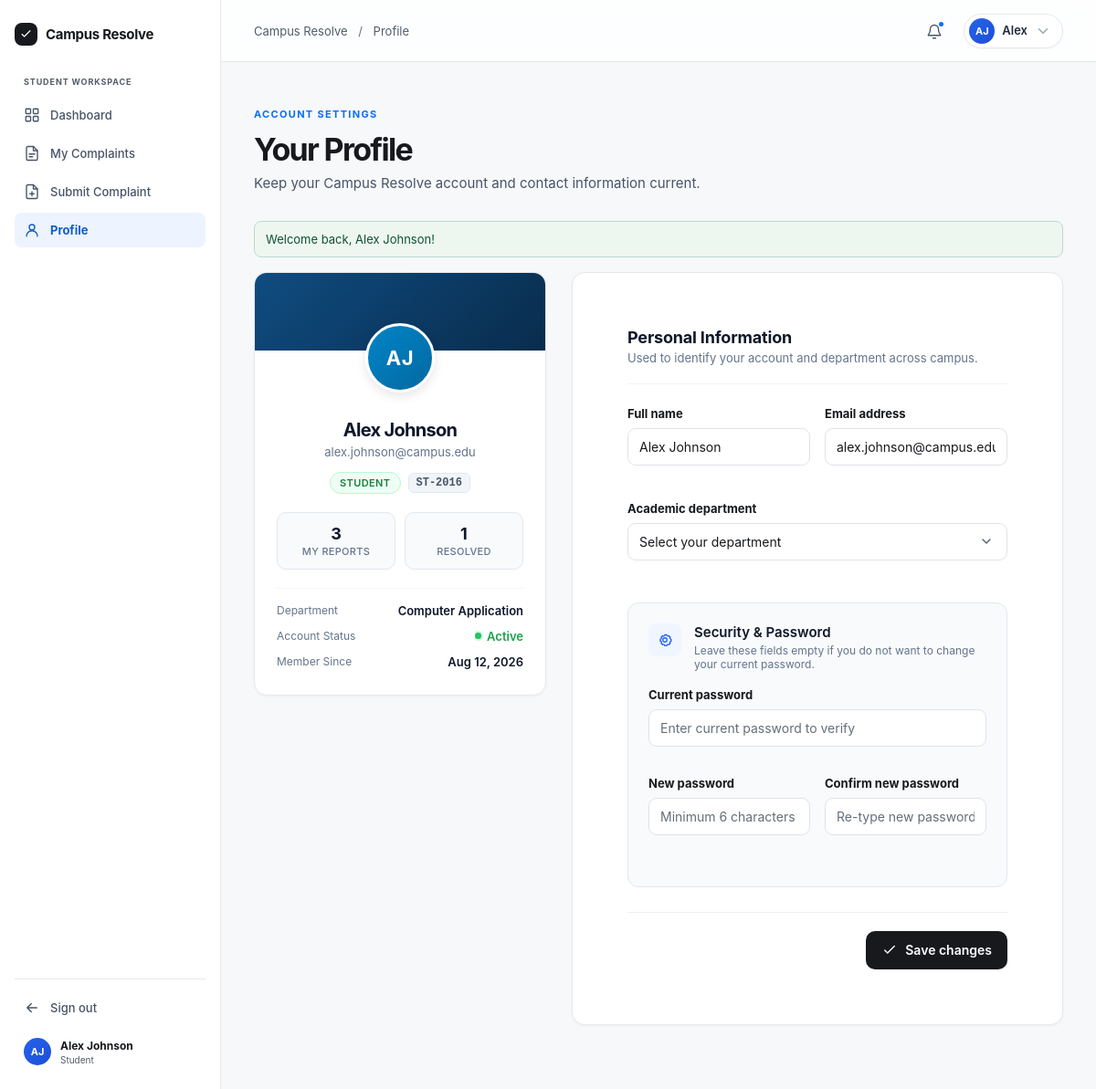
/student/profile.php (signed in), run on an earlier commit of the app's database.
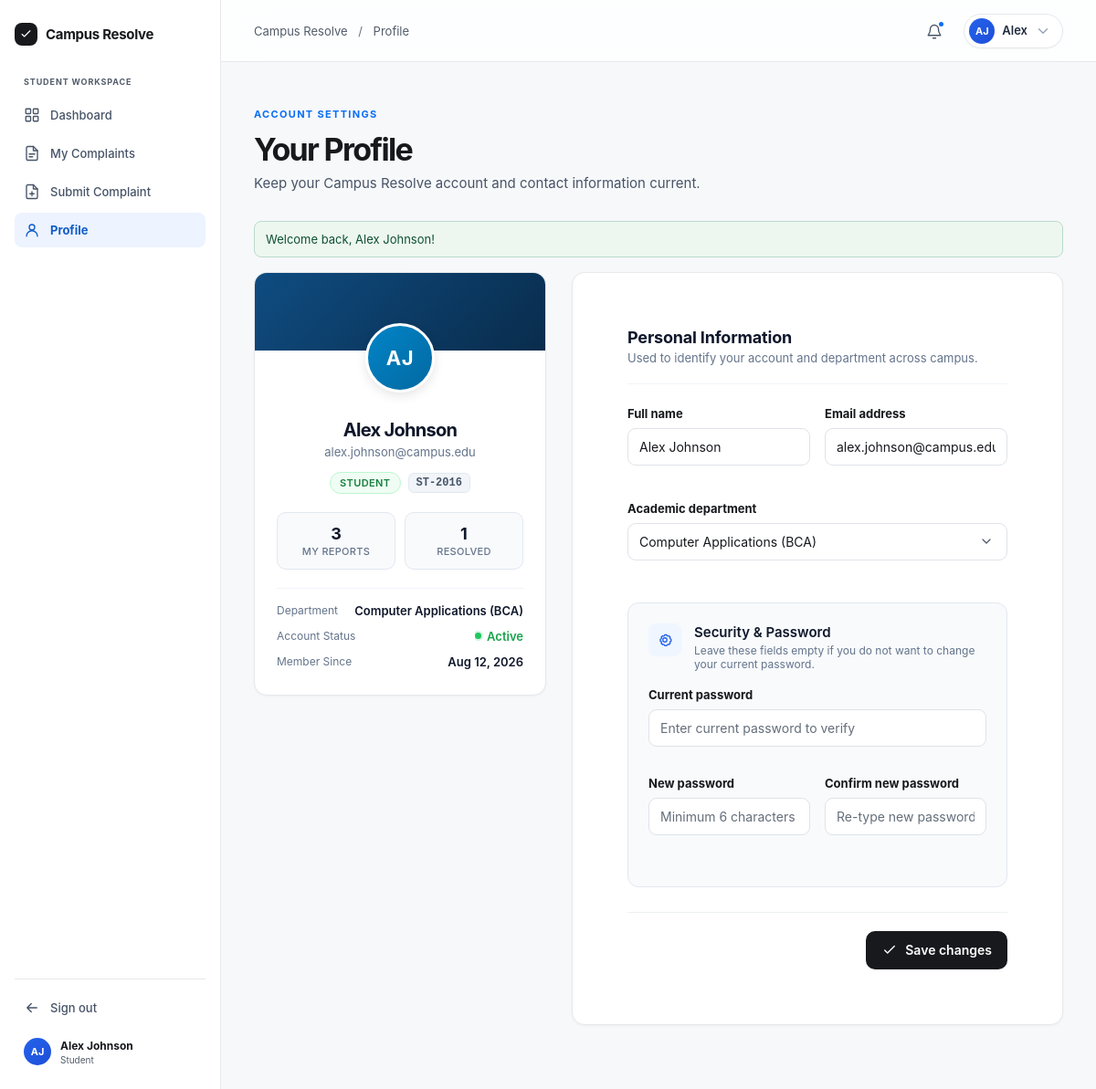
And on a later commit of the database.
### tables this page shows
CREATE TABLE `users` (
  `id` INT AUTO_INCREMENT PRIMARY KEY,
  `user_code` VARCHAR(20) NOT NULL UNIQUE,
  `name` VARCHAR(100) NOT NULL,
  `email` VARCHAR(120) NOT NULL UNIQUE,
  `password` VARCHAR(255) NOT NULL,
  `role` ENUM('student', 'admin') NOT NULL DEFAULT 'student',
  `department` VARCHAR(100) DEFAULT NULL,
  `status` ENUM('active', 'inactive') NOT NULL DEFAULT 'active',
  `created_at` DATETIME NOT NULL DEFAULT CURRENT_TIMESTAMP
);

### includes/auth_check_student.php (called while the page is built, shortened)
<?php
require_once __DIR__ . '/auth.php';
$base = $base ?? '../';

### includes/auth.php (called while the page is built, shortened)
<?php
function current_user(): ?array {
    return $_SESSION['user'] ?? null;
}
function user_initials(?string $name): string {
    $parts = preg_split('/\s+/', trim($name));
    $initials = '';
    foreach ($parts as $p) {
        if ($p !== '') {
            $initials .= mb_strtoupper(mb_substr($p, 0, 1));
        }
        if (mb_strlen($initials) >= 2) break;
    }
    return $initials ?: 'CR';
}

### includes/helpers.php (called while the page is built, shortened)
<?php
function e(?string $str): string {
    return htmlspecialchars((string)$str, ENT_QUOTES, 'UTF-8');
}
function format_date(?string $datetime, bool $includeYear = false): string {
    $timestamp = strtotime($datetime);
    return date($includeYear ? 'M j, Y' : 'M j', $timestamp);
}
function get_departments(): array {
    return [
        'Computer Science & Engineering (CSE)',
        'Information Technology (IT)',
        'Computer Applications (BCA)',
        'Electronics & Communication Engineering (ECE)',
        'Electrical Engineering (EE)',
        'Mechanical Engineering (ME)',
        'Civil Engineering',
        'Electronics & Instrumentation Engineering (EIE)',
        'Food Technology',
        'Business Management',
        'Media Science',
        'Hospitality Management',
    ];
}

### student/profile.php (the view, shortened to what the changed rows need)
<?php
$base = '../';
require_once __DIR__ . '/../config/db_connect.php';
require_once __DIR__ . '/../includes/auth.php';
require_once __DIR__ . '/../includes/helpers.php';
require_once __DIR__ . '/../includes/auth_check_student.php';
$user = current_user();
$userId = (int)($user['id'] ?? 0);
$stmt = $pdo->prepare("SELECT * FROM `users` WHERE `id` = ?");
$stmt->execute([$userId]);
$userData = $stmt->fetch() ?: $user;
$departments = get_departments();
$formName = $_SERVER['REQUEST_METHOD'] === 'POST' ? ($name ?? $userData['name']) : $userData['name'];
$formEmail = $_SERVER['REQUEST_METHOD'] === 'POST' ? ($email ?? $userData['email']) : $userData['email'];
$formDept = $_SERVER['REQUEST_METHOD'] === 'POST' ? ($department ?? ($userData['department'] ?? '')) : ($userData['department'] ?? '');
?>
<!doctype html>
<html lang="en">
  <head>
    <link rel="stylesheet" href="<?= $base ?>assets/css/styles.css?v=<?= time() ?>" />
  </head>
  <body>
    <div class="app-shell">
      <?php require __DIR__ . '/../includes/student-sidebar.php'; ?>
      <div class="app-body">
        <?php require __DIR__ . '/../includes/header.php'; ?>
        <main id="main-content" class="app-main">
          <section class="page-head">
            <h1>Your Profile</h1>
          </section>
          <section class="profile-layout">
            <aside class="panel profile-card">
              <div class="profile-card-body">
                <div class="profile-avatar-wrap">
                  <span class="avatar profile-avatar student"><?= e($initials) ?></span>
                </div>
                <h2 class="profile-name"><?= e($userData['name']) ?></h2>
                <p class="profile-email"><?= e($userData['email']) ?></p>
                <div class="profile-badges">
                  <span class="role-chip student">Student</span>
                  <span class="id-badge"><?= e($userData['user_code']) ?></span>
                </div>
                <div class="profile-stats-grid">
                  <div class="profile-stat-box">
                  </div>
                  <div class="profile-stat-box">
                  </div>
                </div>
                <div class="profile-meta-list">
                  <div class="profile-meta-item">
                    <span class="meta-label">Department</span>
                    <span class="meta-value"><?= e($userData['department'] ?: 'Not assigned') ?></span>
                  </div>
                  <div class="profile-meta-item">
                  </div>
                  <div class="profile-meta-item">
                    <span class="meta-label">Member Since</span>
                    <span class="meta-value"><?= e(format_date($userData['created_at'], true)) ?></span>
                  </div>
                </div>
              </div>
            </aside>
            <div class="panel profile-form-panel">
              <form class="profile-form" method="post" data-validate novalidate>
                <div class="form-section-head">
                  <div>
                    <h2>Personal Information</h2>
                  </div>
                </div>
                <div class="profile-grid">
                  <label class="field">
                    <span>Full name</span>
                    <input
                      name="name"
                      value="<?= e($formName) ?>"
                      required
                      minlength="3"
                      maxlength="100"
                      placeholder="e.g. Alex Johnson"
                    />
                  </label>
                  <label class="field">
                    <span>Email address</span>
                    <input
                      name="email"
                      type="email"
                      value="<?= e($formEmail) ?>"
                      required
                      maxlength="120"
                      placeholder="e.g. alex.johnson@campus.edu"
                    />
                  </label>
                  <label class="field full">
                    <span>Academic department</span>
                    <select name="department">
                      <option value="">Select your department</option>
                      <?php foreach ($departments as $dept): ?>
                        <option value="<?= e($dept) ?>" <?= $formDept === $dept ? 'selected' : '' ?>>
                          <?= e($dept) ?>
                        </option>
                      <?php endforeach; ?>
                    </select>
                  </label>
                </div>
              </form>
            </div>
          </section>
        </main>
      </div>
    </div>
    <?php require __DIR__ . '/../includes/footer.php'; ?>
  </body>
</html>

### includes/student-sidebar.php (shortened to what the changed rows need)
<?php
$base = $base ?? './';
$user = current_user();
$name = $user['name'] ?? 'Student';
$initials = user_initials($name);
?>
<aside class="sidebar">
  <div class="sidebar-bottom">
    <a class="sidebar-user" href="<?= $base ?>student/profile.php" title="View Student Profile">
      <span class="avatar"><?= e($initials) ?></span>
      <div><strong><?= e($name) ?></strong><small>Student</small></div>
    </a>
  </div>
</aside>

### includes/header.php (shortened to what the changed rows need)
<?php
$base = $base ?? './';
$user = current_user();
$name = $user['name'] ?? 'User';
$first_name = explode(' ', trim($name))[0];
$initials = user_initials($name);
?>
<header class="app-header">
  <div class="header-actions">
    <div class="user-dropdown-wrapper">
      <button class="user-menu" type="button" id="user-menu-button" aria-expanded="false" aria-haspopup="true">
        <span class="avatar"><?= e($initials) ?></span>
        <span class="user-name"><?= e($first_name) ?></span>
        <svg class="icon chevron" width="14" height="14" aria-hidden="true"><use href="<?= $base ?>icons.svg#i-chevron" /></svg>
      </button>
    </div>
  </div>
</header>

What changed in the data, as far as the page shows it:
changed users "AJ": department "Computer Application" → "Computer Applications (BCA)"
Also different on the page:
form field department: "Select your department" → "Computer Applications (BCA)"
